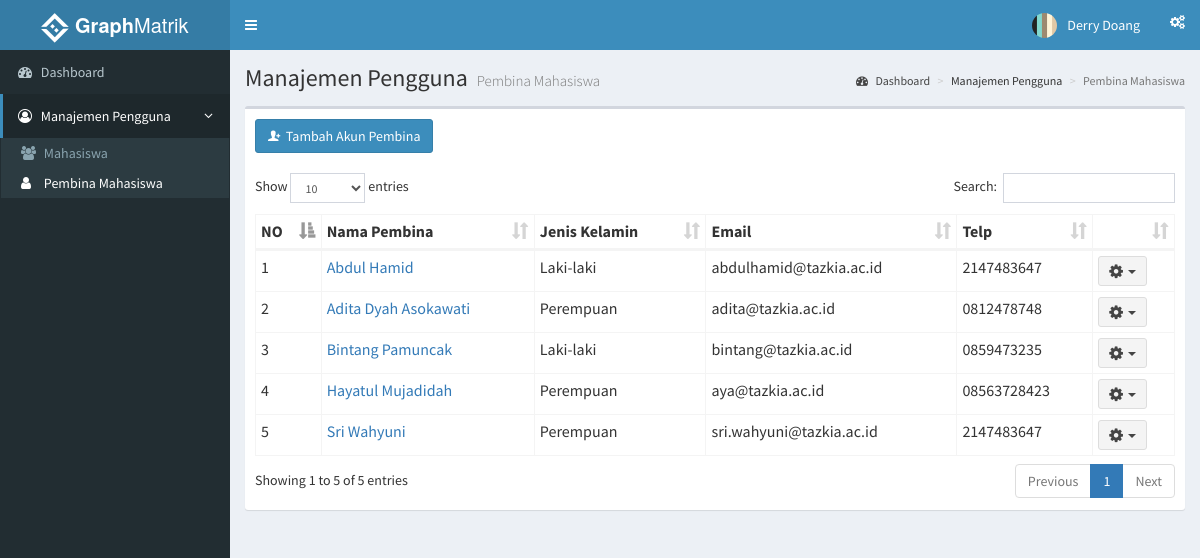
Page /index.php?page=pembina (signed in) on the committed database.
### tables this page shows
CREATE TABLE `pembina` (
  `id_pembina` int(11) NOT NULL,
  `nama` varchar(35) NOT NULL,
  `j_kelamin` varchar(15) DEFAULT NULL,
  `tgl_lahir` date NOT NULL,
  `gelar` varchar(10) DEFAULT NULL,
  `asalkota` varchar(20) DEFAULT NULL,
  `email` varchar(35) NOT NULL,
  `telp` varchar(13) NOT NULL,
  `id_user` int(11) NOT NULL
);

### functions.php (called while the page is built, shortened)
<?php
	function tampilPembina(){
		$ambildata = mysql_query("SELECT * FROM pembina ORDER BY nama") or die(mysql_error());
		if (mysql_num_rows($ambildata) > 0) {
			while ($ad = mysql_fetch_assoc($ambildata))
				$data[] = $ad;
				return $data;
		} else{
			echo "Daftar pembina kosong";
		}
	}
 ?>

### role/adminmatrik/pembina.php (the view, shortened to what this page needs)
<?php
  include 'functions.php';
 ?>
    <section class="content-header">
      <h1>
        Manajemen Pengguna
        <small>Pembina Mahasiswa</small>
      </h1>
      <ol class="breadcrumb">
        <li><a href="/simon"><i class="fa fa-dashboard"></i>&nbsp;Dashboard</a></li>
        <li>Manajemen Pengguna</li>
        <li class="active">Pembina Mahasiswa</li>
      </ol>
    </section>
    <section class="content">
      <div class="row">
        <div class="col-xs-12">
          <div class="box">
            <div class="box-header">
             <button class="btn btn-primary" data-toggle="modal" data-target="#tambahPembina"><i class="ion ion-person-add"></i>&nbsp;&nbsp;Tambah Akun Pembina</button>
            </div>
            <div class="box-body">
              <table id="tablePembina" class="table table-bordered table-hover table-condensed">
                <thead>
                  <tr>
                    <th>NO</th>
                    <th>Nama Pembina</th>
                    <th>Jenis Kelamin</th>
                    <th>Email</th>
                    <th>Telp</th>
                    <th></th>
                  </tr>
                </thead>
                <tbody>
                  <?php
                    $dataPembina = tampilPembina();
                    $no = 1;
                    foreach($dataPembina as $row){
                   ?>
                <tr>
                  <td><?php echo $no ?></td>
                  <td><?php echo "<a href='index.php?page=pembinadetails&id=".$row['id_pembina']."'>".$row['nama']."</a>" ?></td>
                  <td><?php echo $row['j_kelamin'] ?></td>
                  <td><?php echo $row['email'] ?></td>
                  <td><?php echo $row['telp'] ?></td>
                  <td>
                    <div class="dropdown">
                      <button class="btn btn-default btn-sm dropdown-toggle " type="button" data-toggle="dropdown">
                        <i class="fa fa-cog fa-lg"></i>&nbsp;&nbsp;<span class="caret"></span>
                      </button>
                    </div>
                  </td>
                </tr>
                  <?php
                    $no++; }
                   ?>
                </tbody>
              </table>
            </div>
          </div>
        </div>
      </div>
    </section>

### index.php (shortened to what this page needs)
<html>
<head>
  <link rel="stylesheet" href="assets/css/bootstrap.min.css">
  <link rel="stylesheet" href="assets/css/font-awesome.min.css">
  <link rel="stylesheet" href="assets/css/ionicons.min.css">
  <link rel="stylesheet" href="assets/css/dataTables.bootstrap.min.css">
  <link rel="stylesheet" href="assets/css/AdminLTE.min.css">
  <link rel="stylesheet" href="assets/css/_all-skins.min.css">
  <link rel="stylesheet" href="assets/css/jquery-jvectormap.css">
  <link rel="stylesheet" href="assets/css/bootstrap-datepicker.min.css">
  <link rel="stylesheet" href="assets/css/daterangepicker.css">
  <link rel="stylesheet" href="assets/css/bootstrap3-wysihtml5.min.css">
  <link rel="stylesheet" href="assets/css/style.css">
</head>
<body class="hold-transition skin-blue sidebar-mini">
  <div class="wrapper">
    <header class="main-header">
      <a href="index2.html" class="logo">
        <span class="logo-lg"><img src="assets/img/icon30.png">&nbsp;<b>Graph</b>Matrik</span>
      </a>
      <nav class="navbar navbar-static-top">
        <a href="#" class="sidebar-toggle" data-toggle="push-menu" role="button">
        </a>
        <div class="navbar-custom-menu">
          <ul class="nav navbar-nav">
            <li class="dropdown user user-menu">
              <a href="#" class="dropdown-toggle" data-toggle="dropdown">
                <img src=<?php echo "assets/img/user/".$_SESSION['ava']; ?> class="user-image" alt="User Image">
                <span class="hidden-xs"><?php echo $_SESSION['nama']; ?></span>
              </a>
                </li>
              </ul>
            <li>
              <a href="#" data-toggle="control-sidebar"><i class="fa fa-gears"></i></a>
            </li>
        </div>
      </nav>
    </header>
    <?php
      if ($_SESSION['role'] =='admin') {
        include 'role/admin/sidebar.php';
      } else
      if($_SESSION['role'] =='adminmatrik'){
        include 'role/adminmatrik/sidebar.php';
      } else
      if($_SESSION['role'] =='pembina'){
        include 'role/pembina/sidebar.php';
      }
    ?>
  </div>
</body>
</html>

### role/adminmatrik/sidebar.php
<aside class="main-sidebar">
  <section class="sidebar">
    <ul class="sidebar-menu" data-widget="tree">
      <li <?php
            if ($_SERVER['REQUEST_URI'] == '/simon/') {
               echo "class='active'";
            }
          ?>
      ><a href="/simon"><i class="fa fa-dashboard"></i> <span>Dashboard</span></a></li>
      <li class="treeview <?php
            if (isset($_GET['page'])) {
                  if ($_GET['page'] == 'pembina'|| $_GET['page'] == 'pembinadetails' || $_GET['page'] == 'editpembina'|| $_GET['page'] == 'mahasiswa') {
                    echo ' active';
                  } else{
                    echo '';
                  }
                }
           ?>"
      >
        <a href="#">
          <i class="fa fa-user-circle-o"></i>
          <span>Manajemen Pengguna</span>
          <span class="pull-right-container">
            <i class="fa fa-angle-left pull-right"></i>
          </span>
        </a>
        <ul class="treeview-menu">
          <li <?php
                if (isset($_GET['page'])) {
                  if ($_GET['page'] == 'mahasiswa') {
                    echo "class='active'";
                  }
                }
              ?>
          ><a href="?page=mahasiswa"><i class="fa fa-users"></i> Mahasiswa</a></li>
          <li <?php
                if (isset($_GET['page'])) {
                  if ($_GET['page'] == 'pembina'|| $_GET['page'] == 'pembinadetails' || $_GET['page'] == 'editpembina') {
                    echo "class='active'";
                  }
                }
              ?>
           ><a href="?page=pembina"><i class="fa fa-user"></i> Pembina Mahasiswa</a></li>
        </ul>
        </li>
    </ul>
  </section>
</aside>
<div class="content-wrapper">
	<?php
		if (isset($_GET['page'])) {
			if ($_GET['page'] == 'mahasiswa') {
				include 'mahasiswa.php';
			} else if ($_GET['page'] == 'pembina') {
				include 'pembina.php';
			} else if ($_GET['page'] == 'pembinadetails') {
        include 'detailpembina.php';
      } else if ($_GET['page'] == 'editpembina') {
        include 'edit_pembina.php';
      } else if ($_GET['page'] == 'profil') {
        include 'profil.php';
      }
		} else{
			include 'dashboard.php';
		}
	?>
</div>

### rows in the picture
pembina: nama "Abdul Hamid", j_kelamin "Laki-laki", email "abdulhamid@tazkia.ac.id", telp "2147483647"
pembina: nama "Adita Dyah Asokawati", j_kelamin "Perempuan", email "adita@tazkia.ac.id", telp "0812478748"
pembina: nama "Bintang Pamuncak", j_kelamin "Laki-laki", email "bintang@tazkia.ac.id", telp "0859473235"
pembina: nama "Hayatul Mujadidah", j_kelamin "Perempuan", email "aya@tazkia.ac.id", telp "08563728423"
pembina: nama "Sri Wahyuni", j_kelamin "Perempuan", email "sri.wahyuni@tazkia.ac.id", telp "2147483647"

### other values in the picture
$_SESSION['nama'] "Derry Doang"
